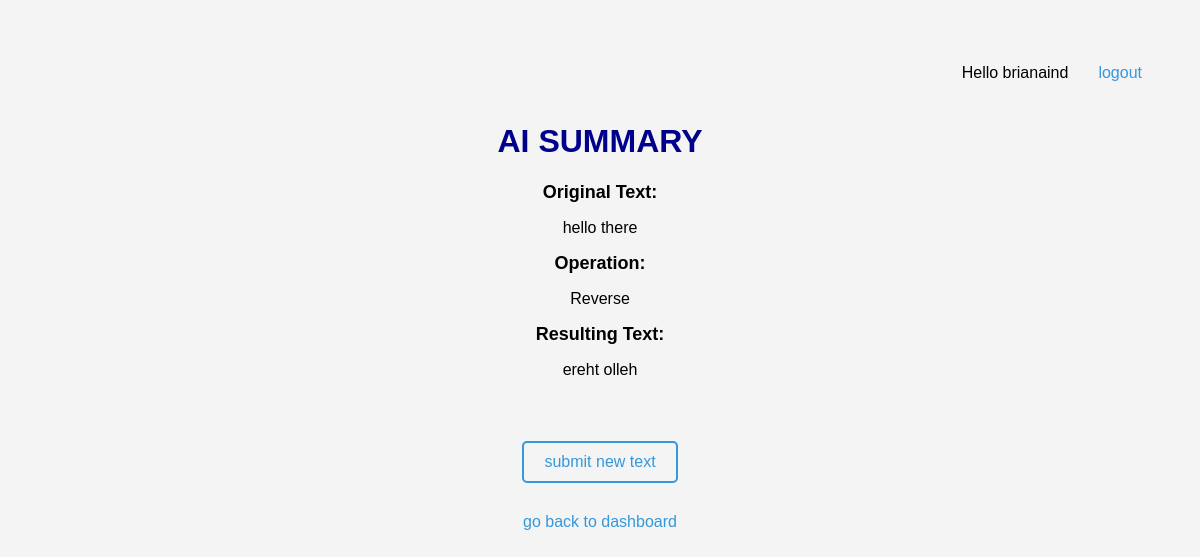
The page /result/161bc25962da8fed6d2f59922fb642aa (signed in) on the database its author committed.
### app.py (models this page shows)
class User(db.Model, UserMixin):
    id = db.Column(db.Integer, primary_key=True)
    username = db.Column(db.String(20), nullable=False, unique=True)
    password = db.Column(db.String(80), nullable=False)

class Submission(db.Model):
    id = db.Column(db.Integer, primary_key=True)
    user_id = db.Column(db.Integer, db.ForeignKey('user.id'), nullable=False)
    unique_id = db.Column(db.String(32), nullable=False)
    original_text = db.Column(db.Text, nullable=False)
    reversed_text = db.Column(db.Text, nullable=False)
    actionn = db.Column(db.Text, nullable=False)
    user = db.relationship('User', backref=db.backref('submissions', lazy=True))

### app.py (the view)
@app.route('/result/<unique_id>')
def result(unique_id):
    submission = Submission.query.filter_by(unique_id=unique_id).first()
    if submission:
        return render_template('result.html', submission=submission, username=current_user.username)
    else:
        return render_template('result_not_found.html', username=current_user.username)

### app.py (called while the page is built)
@login_manager.user_loader
def load_user(user_id):
    return User.query.get(int(user_id))

### templates/result.html (shortened to what this page needs)
<!DOCTYPE html>
<html lang="en">
<head>
    <link rel="stylesheet" type="text/css" href="{{ url_for('static', filename='styles.css') }}">
</head>
<body>
    <p style="text-align: right;" >Hello {{ username }}<a href="{{url_for('logout')}}" style="border: None; " >logout</a> </p>
    <h1>AI Summary</h1>
    <h2>Original Text:</h2>
    <p>{{ submission.original_text }}</p>
    <h2>Operation:</h2>
    <p>{{ submission.actionn }}</p>
    <h2>Resulting Text:</h2>
    <p>{{ submission.reversed_text }}</p>
   <br><br>
   <a href="/fullSubmission">submit new text</a>
   <br>
    <a href="/dashboard" style="border: None;">go back to dashboard</a>
</body>
</html>

### static/styles.css (style rules this page uses)
body { font-family: 'Arial', sans-serif; background-color: #f4f4f4; text-align: center; padding: 20px; }
h1 { color: darkblue; text-transform: uppercase; }
h2 { font-size: 18px; }
a { text-decoration: none; display: inline-block; margin: 10px; padding: 10px 20px; border: 2px solid #3498db; color: #3498db; border-radius: 5px; transition: background-color 0.3s, color 0.3s; }

### rows shown on the page
User: username "brianaind"
Submission: original_text "hello there", actionn "Reverse", reversed_text "ereht olleh"
